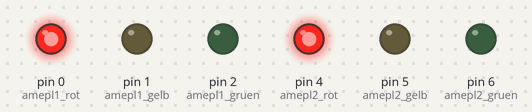
A sketch run on a simulated Arduino Uno, built with avr-gcc and run on an emulated ATmega328P. Shown: output pins drawn as LEDs (lit = HIGH).

Above: at 1.0 s.
At 6.7 s:
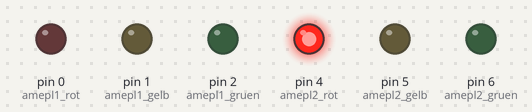
At 13.5 s:
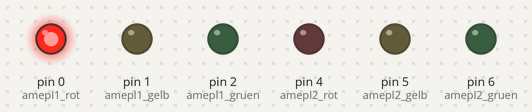
At 19.2 s:
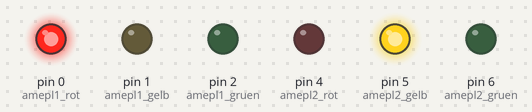
At 25.2 s:
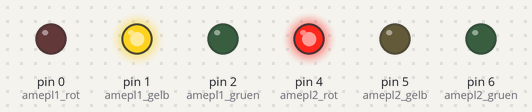
Timing chart, 0 to 26.0 s (numbered marks = the images above):
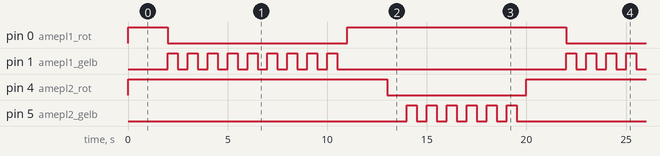

Measured:
- by itself, pin 0 (amepl1_rot): repeats every 20.0 s: LOW 9.0 s, HIGH 11.0 s
- by itself, pin 1 (amepl1_gelb): repeats every 20.0 s: 8 × (LOW 0.50 s, HIGH 0.50 s), LOW 11.5 s, HIGH 0.50 s
- by itself, pin 4 (amepl2_rot): alternates HIGH for 13.0 s and LOW for 7.0 s
- by itself, pin 5 (amepl2_gelb): repeats every 20.0 s: 5 × (LOW 0.50 s, HIGH 0.50 s), LOW 14.5 s, HIGH 0.50 s

The sketch:

ampel_jamie_baustelle.ino
```cpp
 /* Steuerung Ampel für Jamie
 *  Pinbelegung:
 *  D0:        rote LED von Ampel 1
 *  D1:        gelbe LED von Ampel 1
 *  D2:        gruene LED von Ampel 1
 *  D4:        rote LED von Ampel 2
 *  D5:        gelbe LED von Ampel 2
 *  D6:        gruene LED von Ampel 2

 */


int amepl1_rot   = 0;  // Pin 3 des Arduino wird zur Ansteuerung der roten LED der 1. Ampel verwendet
int amepl1_gelb  = 1;  // Pin 4 des Arduino wird zur Ansteuerung der gelben LED der 1. Ampel verwendet
int amepl1_gruen = 2;  // Pin 5 des Arduino wird zur Ansteuerung der gruenen LED der 1. Ampel verwendet

int amepl2_rot   = 4;  // Pin 3 des Arduino wird zur Ansteuerung der roten LED der 2. Ampel verwendet
int amepl2_gelb  = 5;  // Pin 4 des Arduino wird zur Ansteuerung der gelben LED der 2. Ampel verwendet
int amepl2_gruen = 6;  // Pin 5 des Arduino wird zur Ansteuerung der gruenen LED der 2. Ampel verwendet

void setup()
{
  pinMode(amepl1_rot, OUTPUT);
  pinMode(amepl1_gelb, OUTPUT);
  pinMode(amepl1_gruen, OUTPUT);
  pinMode(amepl2_rot, OUTPUT);
  pinMode(amepl2_gelb, OUTPUT);
  pinMode(amepl2_gruen, OUTPUT);
}


void loop()
{


 // Beide ROT1

digitalWrite(amepl1_rot, HIGH);
  digitalWrite(amepl1_gelb, LOW);
  digitalWrite(amepl1_gruen, LOW);
  digitalWrite(amepl2_rot, HIGH);
  digitalWrite(amepl2_gelb, LOW);
  digitalWrite(amepl2_gruen, LOW);


delay(2000);


  // Ampel 2 auf ROT Ampel 1 auf blink
  digitalWrite(amepl1_rot, LOW);
  digitalWrite(amepl1_gelb, HIGH);
  digitalWrite(amepl1_gruen, LOW);
  digitalWrite(amepl2_rot, HIGH);
  digitalWrite(amepl2_gelb, LOW);
  digitalWrite(amepl2_gruen, LOW);
  delay(500);
   digitalWrite(amepl1_gelb, LOW);
   delay(500);
   digitalWrite(amepl1_gelb, HIGH);
   delay(500);
   digitalWrite(amepl1_gelb, LOW);
   delay(500);
   digitalWrite(amepl1_gelb, HIGH);
   delay(500);
   digitalWrite(amepl1_gelb, LOW);
   delay(500);
   digitalWrite(amepl1_gelb, HIGH);
   delay(500);
   digitalWrite(amepl1_gelb, LOW);
   delay(500);
   digitalWrite(amepl1_gelb, HIGH);

delay(500);
   digitalWrite(amepl1_gelb, LOW);
   delay(500);
   digitalWrite(amepl1_gelb, HIGH);
delay(500);
   digitalWrite(amepl1_gelb, LOW);
   delay(500);
   digitalWrite(amepl1_gelb, HIGH);
delay(500);
   digitalWrite(amepl1_gelb, LOW);
   delay(500);
   digitalWrite(amepl1_gelb, HIGH);
delay(500);
   digitalWrite(amepl1_gelb, LOW);
   delay(500);
   digitalWrite(amepl1_gelb, HIGH);
delay(500);
   digitalWrite(amepl1_gelb, LOW);
   delay(500);
   digitalWrite(amepl1_gelb, HIGH);


// Beide ROT1

digitalWrite(amepl1_rot, HIGH);
  digitalWrite(amepl1_gelb, LOW);
  digitalWrite(amepl1_gruen, LOW);
  digitalWrite(amepl2_rot, HIGH);
  digitalWrite(amepl2_gelb, LOW);
  digitalWrite(amepl2_gruen, LOW);


delay(2000);

   // Ampel 1 auf Grün Ampel 2 auf blink


  digitalWrite(amepl1_rot, HIGH);
  digitalWrite(amepl1_gelb, LOW);
  digitalWrite(amepl1_gruen, LOW);
  digitalWrite(amepl2_rot, LOW);
  digitalWrite(amepl2_gelb, LOW);
  digitalWrite(amepl2_gruen, LOW);
  delay(500);
   digitalWrite(amepl2_gelb, LOW);
   delay(500);
   digitalWrite(amepl2_gelb, HIGH);
   delay(500);
   digitalWrite(amepl2_gelb, LOW);
   delay(500);
   digitalWrite(amepl2_gelb, HIGH);
   delay(500);
   digitalWrite(amepl2_gelb, LOW);
   delay(500);
   digitalWrite(amepl2_gelb, HIGH);
   delay(500);
   digitalWrite(amepl2_gelb, LOW);
   delay(500);
   digitalWrite(amepl2_gelb, HIGH);
   delay(500);
   digitalWrite(amepl2_gelb, LOW);
   delay(500);
   digitalWrite(amepl2_gelb, HIGH);
   delay(500);
   digitalWrite(amepl2_gelb, LOW);
   delay(500);
   digitalWrite(amepl2_gelb, HIGH);
   delay(500);
   digitalWrite(amepl2_gelb, LOW);
   delay(500);
   digitalWrite(amepl2_gelb, HIGH);


}
```
